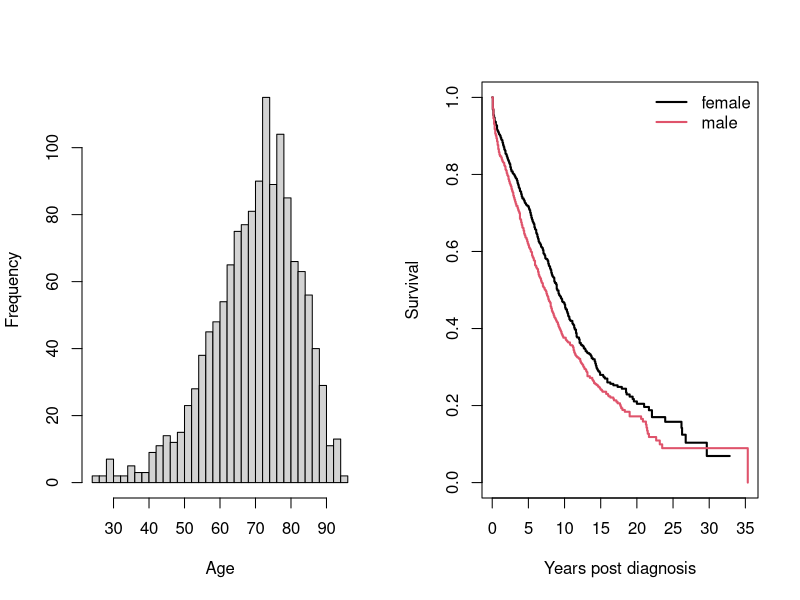
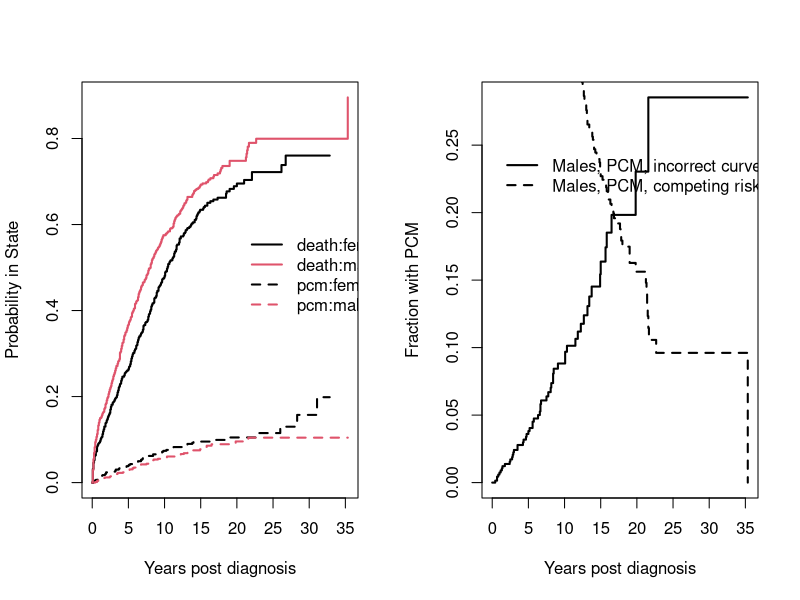
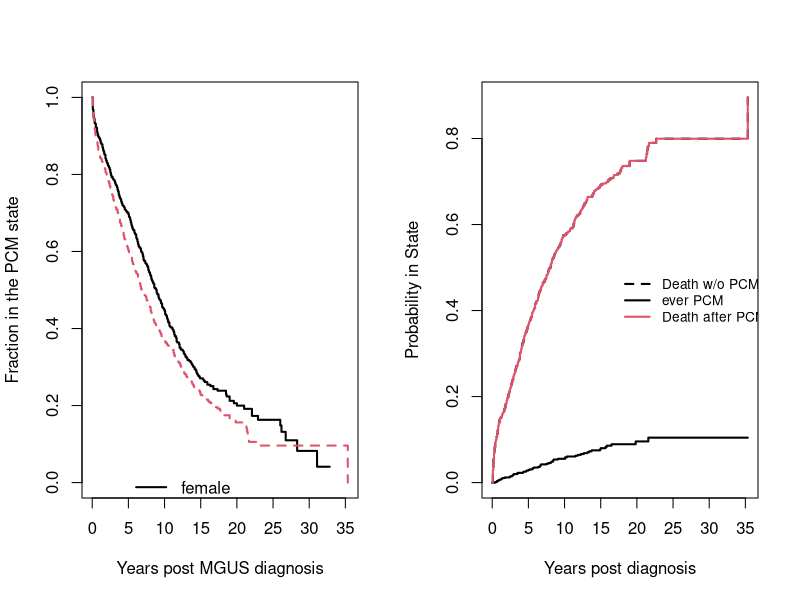

R code for these plots, in order:
## ---- chunk 1
library(survival)
par(mfrow=c(1,2))
hist(mgus2$age, nclass=30, main='', xlab="Age")
with(mgus2, tapply(age, sex, mean))
mfit1 <- survfit(Surv(futime, death) ~ sex, data=mgus2)
mfit1
plot(mfit1, col=c(1,2), xscale=12, mark.time=FALSE, lwd=2,
xlab="Years post diagnosis", ylab="Survival")
legend("topright", c("female", "male"), col=1:2, lwd=2, bty='n')
## ---- chunk 2
etime <- with(mgus2, ifelse(pstat==0, futime, ptime))
event <- with(mgus2, ifelse(pstat==0, 2*death, 1))
event <- factor(event, 0:2, labels=c("censor", "pcm", "death"))
table(event)
mfit2 <- survfit(Surv(etime, event) ~ sex, data=mgus2)
print(mfit2, rmean=240, scale=12)
mfit2$transitions
plot(mfit2, col=c(1,2,1,2), lty=c(2,2,1,1),
  mark.time=FALSE, lwd=2, xscale=12,
  xlab="Years post diagnosis", ylab="Probability in State")
legend(240, .6, c("death:female", "death:male", "pcm:female", "pcm:male"),
  col=c(1,2,1,2), lty=c(1,1,2,2), lwd=2, bty='n')
## ---- chunk 3
pcmbad <- survfit(Surv(etime, pstat) ~ sex, data=mgus2)
plot(pcmbad[2], mark.time=FALSE, lwd=2, fun="event", conf.int=FALSE, xscale=12,
  xlab="Years post diagnosis", ylab="Fraction with PCM")
lines(mfit2[2,1], lty=2, lwd=2, mark.time=FALSE, conf.int=FALSE)
legend(0, .25, c("Males, PCM, incorrect curve", "Males, PCM, competing risk"),
  col=1, lwd=2, lty=c(1,2), bty='n')
## ---- chunk 4
ptemp <- with(mgus2, ifelse(ptime==futime & pstat==1, ptime-.1, ptime))
newdata <- tmerge(mgus2, mgus2, id=id, death=event(futime, death),
  pcm = event(ptemp, pstat))
newdata <- tmerge(newdata, newdata, id, enum=cumtdc(tstart))
with(newdata, table(death, pcm))

temp <- with(newdata, ifelse(death==1, 2, pcm))
newdata$event <- factor(temp, 0:2, labels=c("censor", "pcm", "death"))
mfit3 <- survfit(Surv(tstart, tstop, event) ~ sex, data=newdata, id=id)
print(mfit3, rmean=240, digits=2)
mfit3$transitions
plot(mfit3[,1], mark.time=FALSE, col=1:2, lty=1:2, lwd=2,
  xscale=12, xlab="Years post MGUS diagnosis", ylab="Fraction in the PCM state")
legend(48, .04, c("female", "male"), lty=1:2, col=1:2, lwd=2, bty='n')
## ---- chunk 5
# Death after PCM will correspond to data rows with
# enum = 2 and event = death
d2 <- with(newdata, ifelse(enum==2 & event=='death', 4, as.numeric(event)))
e2 <- factor(d2, labels=c("censor", "pcm", "death w/o pcm",
  "death after pcm"))
mfit4 <- survfit(Surv(tstart, tstop, e2) ~ sex, data=newdata, id=id)
plot(mfit2[2,], lty=c(1,2),
  xscale=12, mark.time=FALSE, lwd=2,
  xlab="Years post diagnosis", ylab="Probability in State")
lines(mfit4[2,3], mark.time=FALSE, col=2, lty=1, lwd=2,
  conf.int=FALSE)
legend(200, .5, c("Death w/o PCM", "ever PCM",
  "Death after PCM"), col=c(1,1,2), lty=c(2,1,1),
  lwd=2, bty='n', cex=.82)
## ---- chunk 6
save.image("competing_risks_examples.RData")
